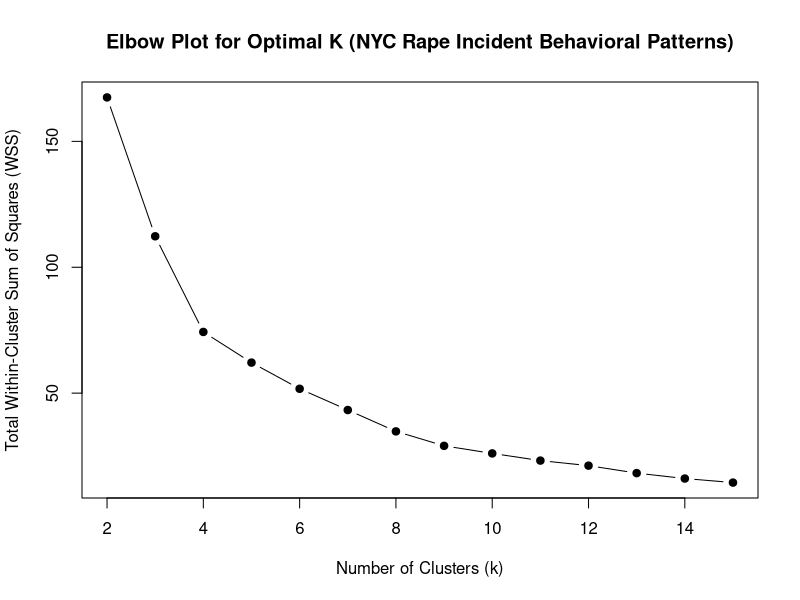
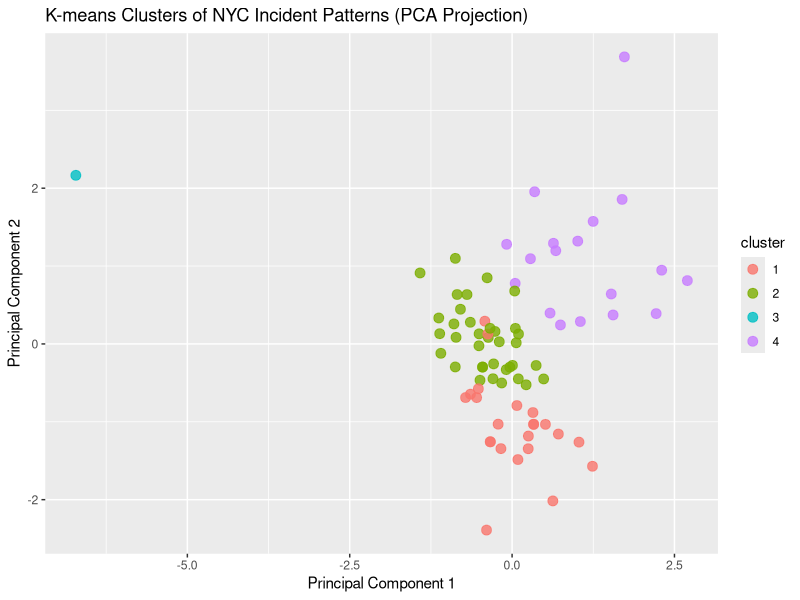
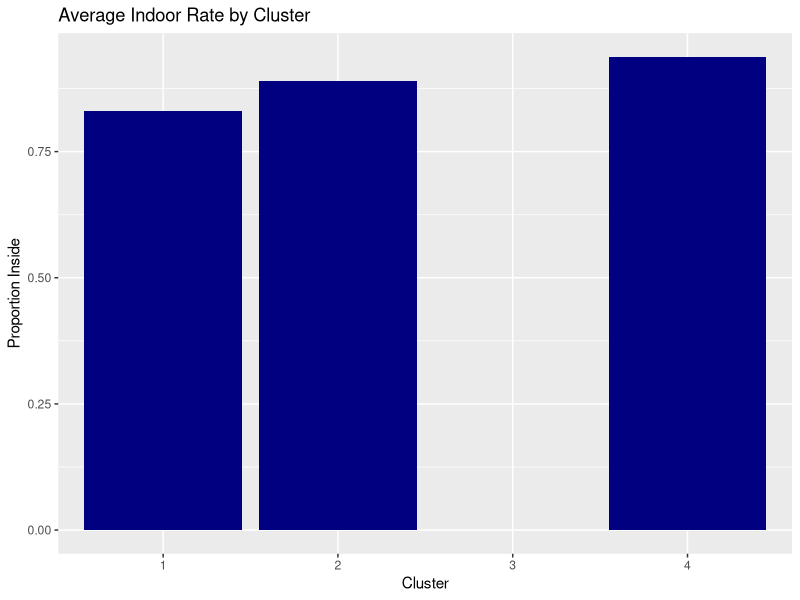
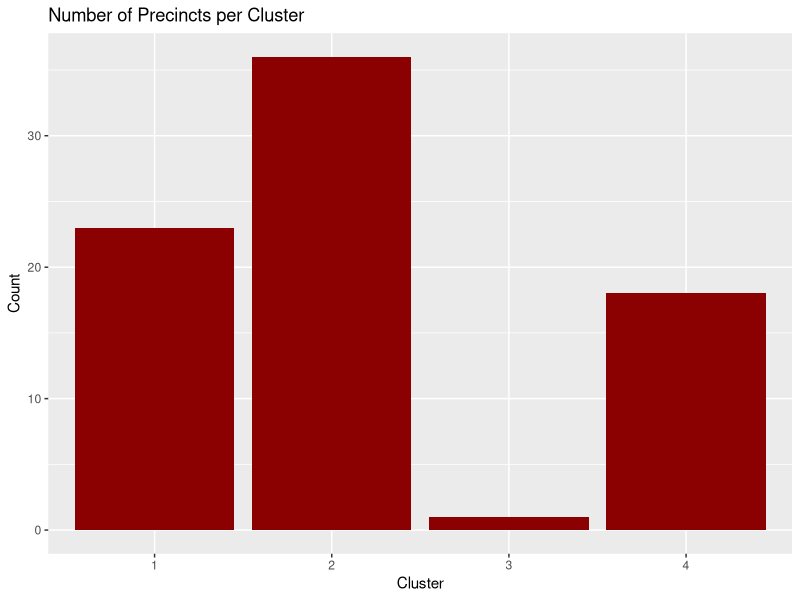

Recreate these plots in R, in order.
## ---- chunk 1
#load cleaned csv
df <- read.csv("Rape_Data_cleaned.csv", header=TRUE)
head(df)

## ---- chunk 2
#Preprocessing coordinates
df$X_COORD_CD <- as.numeric(gsub(",", "", df$X_COORD_CD))
df$Y_COORD_CD <- as.numeric(gsub(",", "", df$Y_COORD_CD))


#Coordinate data frame with just coordinates
cluster_vars <- c("X_COORD_CD", "Y_COORD_CD")
coords <- df[,cluster_vars]
## ---- chunk 3
#create binary attributes

#df$hour <- as.numeric(df$hour)
df$is_night <- ifelse(df$TIME_OF_DAY == "Night", 1,0)
df$is_inside <- ifelse(df$LOC_OF_OCCUR_DESC == "INSIDE", 1, 0)
df$is_completed <- ifelse(df$CRM_ATPT_CPTD_CD == "COMPLETED", 1, 0) 
df$is_weekend <- ifelse(df$DAY_OF_WEEK == "Saturday" | df$DAY_OF_WEEK == "Sunday", 1, 0)
#residential, public???


#treat precinct as a category 
#df$ADDR_PCT_CD <- as.factor(df$ADDR_PCT_CD)


## ---- chunk 4
#library(dplyr)
#create separate df with time, location, and completion status per precinct
precinct_df <- aggregate(cbind(is_night, is_inside, is_completed) ~ ADDR_PCT_CD, data = df, FUN=mean, na.rm=TRUE)
head(precinct_df)
str(precinct_df)

#scale data so numbers are equal distance 
colnames(precinct_df) <- c("ADDR_PCT_CD", "is_night", "is_inside", "is_completed")
scaled_df <- scale(precinct_df[,-1])

## ---- chunk 5
set.seed(42)

wss <- sapply(2:15, function(k) {
  kmeans(scaled_df, centers = k, nstart = 25)$tot.withinss
})

plot(2:15, wss, type = "b", pch = 19,
     xlab = "Number of Clusters (k)",
     ylab = "Total Within-Cluster Sum of Squares (WSS)",
     main = "Elbow Plot for Optimal K (NYC Rape Incident Behavioral Patterns)")

# Choose optimal K at bend -> k=4
## ---- chunk 6
# create clusters
k_km  <- 4
kmeans_result <- kmeans(scaled_df, centers = k_km, nstart = 25)
km_groups <- kmeans_result$cluster

#Add attribute to data
precinct_df$cluster <- kmeans_result$cluster
table(precinct_df$cluster) #quantity of each group
## ---- chunk 7
#cluster information
aggregate(precinct_df[, c("is_night", "is_inside", "is_completed")], by= list(cluster=precinct_df$cluster), mean)
## ---- chunk 8
#pca visualization
library(ggplot2)

princ <- prcomp(scale(precinct_df[,c("is_night", "is_inside", "is_completed")]))
pca <- as.data.frame(princ$x[,1:2])
pca$cluster <- as.factor(precinct_df$cluster)

ggplot(pca, aes(x=PC1, y= PC2, color = cluster)) + 
  geom_point(size=3, alpha=0.8) + 
  labs(title = "K-means Clusters of NYC Incident Patterns (PCA Projection)",
       x= "Principal Component 1", y = "Principal Component 2")

## ---- chunk 9
#inside frequency by cluster 
avg_inside <- aggregate(is_inside ~ cluster, data = precinct_df, mean)

ggplot(avg_inside, aes(x=factor(cluster), y=is_inside)) + geom_col(fill="navy") + labs(title = "Average Indoor Rate by Cluster", x="Cluster", y="Proportion Inside") 


## ---- chunk 10
cluster_counts <- as.data.frame(table(precinct_df$cluster))
colnames(cluster_counts) <- c("cluster", "count")

ggplot(cluster_counts, aes(x=factor(cluster), y=count)) + geom_col(fill="darkred") + labs(title = "Number of Precincts per Cluster", x="Cluster", y="Count") 
## ---- chunk 11
write.csv(df, "Rape_Data_Behavioral_Clusters.csv", row.names = FALSE)
